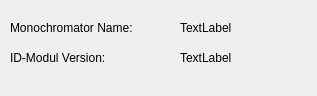
<?xml version="1.0" encoding="UTF-8"?>
<ui version="4.0">
 <class>idDialog</class>
 <widget class="QDialog" name="idDialog">
  <property name="geometry">
   <rect>
    <x>0</x>
    <y>0</y>
    <width>317</width>
    <height>96</height>
   </rect>
  </property>
  <property name="windowTitle">
   <string>Dialog</string>
  </property>
  <widget class="QLabel" name="label">
   <property name="geometry">
    <rect>
     <x>10</x>
     <y>20</y>
     <width>151</width>
     <height>16</height>
    </rect>
   </property>
   <property name="text">
    <string>Monochromator Name:</string>
   </property>
  </widget>
  <widget class="QCALabel" name="label_2">
   <property name="geometry">
    <rect>
     <x>180</x>
     <y>20</y>
     <width>121</width>
     <height>16</height>
    </rect>
   </property>
   <property name="text">
    <string>TextLabel</string>
   </property>
   <property name="pv" stdset="0">
    <string>u411pgm1:MonoName</string>
   </property>
  </widget>
  <widget class="QLabel" name="label_3">
   <property name="geometry">
    <rect>
     <x>10</x>
     <y>50</y>
     <width>111</width>
     <height>16</height>
    </rect>
   </property>
   <property name="text">
    <string>ID-Modul Version:</string>
   </property>
  </widget>
  <widget class="QCALabel" name="label_4">
   <property name="geometry">
    <rect>
     <x>180</x>
     <y>50</y>
     <width>121</width>
     <height>16</height>
    </rect>
   </property>
   <property name="text">
    <string>TextLabel</string>
   </property>
   <property name="pv" stdset="0">
    <string>u411pgm1:idVersion</string>
   </property>
  </widget>
 </widget>
 <customwidgets>
  <customwidget>
   <class>QCALabel</class>
   <extends>QLabel</extends>
   <header>qcalabel.h</header>
  </customwidget>
 </customwidgets>
 <resources/>
 <connections/>
</ui>
